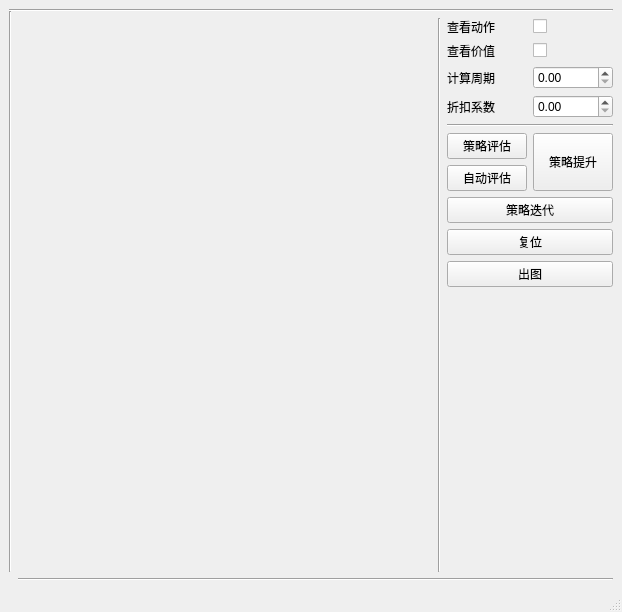
<?xml version="1.0" encoding="UTF-8"?>
<ui version="4.0">
 <class>MainWindow</class>
 <widget class="QMainWindow" name="MainWindow">
  <property name="geometry">
   <rect>
    <x>0</x>
    <y>0</y>
    <width>622</width>
    <height>612</height>
   </rect>
  </property>
  <property name="windowTitle">
   <string>MainWindow</string>
  </property>
  <widget class="QWidget" name="centralwidget">
   <layout class="QGridLayout" name="gridLayout_4">
    <item row="0" column="0">
     <layout class="QGridLayout" name="gridLayout_3" columnstretch="0,1,0,0,0">
      <item row="2" column="4">
       <layout class="QVBoxLayout" name="verticalLayout">
        <item>
         <layout class="QGridLayout" name="gridLayout">
          <item row="0" column="0">
           <widget class="QLabel" name="label_4">
            <property name="text">
             <string>查看动作</string>
            </property>
           </widget>
          </item>
          <item row="0" column="1">
           <widget class="QCheckBox" name="checkBox_viewAction">
            <property name="text">
             <string/>
            </property>
           </widget>
          </item>
          <item row="1" column="0">
           <widget class="QLabel" name="label_3">
            <property name="text">
             <string>查看价值</string>
            </property>
           </widget>
          </item>
          <item row="1" column="1">
           <widget class="QCheckBox" name="checkBox_viewValue">
            <property name="text">
             <string/>
            </property>
           </widget>
          </item>
          <item row="2" column="0">
           <widget class="QLabel" name="label">
            <property name="text">
             <string>计算周期</string>
            </property>
           </widget>
          </item>
          <item row="2" column="1">
           <widget class="QDoubleSpinBox" name="spinBox_timeStep"/>
          </item>
          <item row="3" column="0">
           <widget class="QLabel" name="label_2">
            <property name="text">
             <string>折扣系数</string>
            </property>
           </widget>
          </item>
          <item row="3" column="1">
           <widget class="QDoubleSpinBox" name="spinBox_gamma"/>
          </item>
         </layout>
        </item>
        <item>
         <widget class="Line" name="line">
          <property name="orientation">
           <enum>Qt::Horizontal</enum>
          </property>
         </widget>
        </item>
        <item>
         <layout class="QGridLayout" name="gridLayout_2">
          <item row="0" column="0">
           <widget class="QPushButton" name="pbt_evaluation">
            <property name="text">
             <string>策略评估</string>
            </property>
           </widget>
          </item>
          <item row="0" column="1" rowspan="2">
           <widget class="QPushButton" name="pbt_improvement">
            <property name="sizePolicy">
             <sizepolicy hsizetype="Minimum" vsizetype="Expanding">
              <horstretch>0</horstretch>
              <verstretch>0</verstretch>
             </sizepolicy>
            </property>
            <property name="text">
             <string>策略提升</string>
            </property>
           </widget>
          </item>
          <item row="1" column="0">
           <widget class="QPushButton" name="pbt_autoEvaluation">
            <property name="text">
             <string>自动评估</string>
            </property>
           </widget>
          </item>
          <item row="2" column="0" colspan="2">
           <widget class="QPushButton" name="pbt_iteration">
            <property name="text">
             <string>策略迭代</string>
            </property>
           </widget>
          </item>
          <item row="3" column="0" colspan="2">
           <widget class="QPushButton" name="pbt_reset">
            <property name="text">
             <string>复位</string>
            </property>
           </widget>
          </item>
          <item row="4" column="0" colspan="2">
           <widget class="QPushButton" name="pbt_figure">
            <property name="text">
             <string>出图</string>
            </property>
           </widget>
          </item>
         </layout>
        </item>
        <item>
         <spacer name="verticalSpacer">
          <property name="orientation">
           <enum>Qt::Vertical</enum>
          </property>
          <property name="sizeHint" stdset="0">
           <size>
            <width>20</width>
            <height>40</height>
           </size>
          </property>
         </spacer>
        </item>
       </layout>
      </item>
      <item row="1" column="0" rowspan="2">
       <widget class="Line" name="line_3">
        <property name="orientation">
         <enum>Qt::Vertical</enum>
        </property>
       </widget>
      </item>
      <item row="3" column="1" colspan="4">
       <widget class="Line" name="line_5">
        <property name="orientation">
         <enum>Qt::Horizontal</enum>
        </property>
       </widget>
      </item>
      <item row="2" column="3">
       <widget class="Line" name="line_2">
        <property name="orientation">
         <enum>Qt::Vertical</enum>
        </property>
       </widget>
      </item>
      <item row="0" column="0" rowspan="2" colspan="5">
       <widget class="Line" name="line_4">
        <property name="orientation">
         <enum>Qt::Horizontal</enum>
        </property>
       </widget>
      </item>
      <item row="2" column="1" colspan="2">
       <widget class="QWidget" name="widget" native="true">
        <property name="sizePolicy">
         <sizepolicy hsizetype="Preferred" vsizetype="Preferred">
          <horstretch>0</horstretch>
          <verstretch>0</verstretch>
         </sizepolicy>
        </property>
        <property name="minimumSize">
         <size>
          <width>400</width>
          <height>400</height>
         </size>
        </property>
       </widget>
      </item>
     </layout>
    </item>
   </layout>
  </widget>
  <widget class="QMenuBar" name="menubar">
   <property name="geometry">
    <rect>
     <x>0</x>
     <y>0</y>
     <width>622</width>
     <height>23</height>
    </rect>
   </property>
  </widget>
  <widget class="QStatusBar" name="statusbar"/>
 </widget>
 <resources/>
 <connections/>
</ui>
